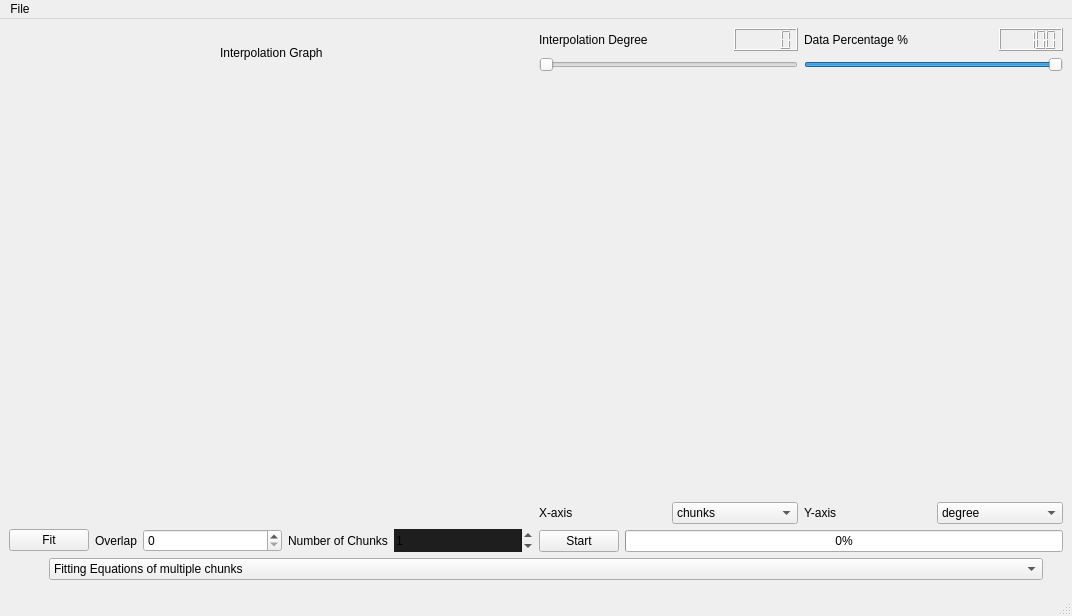
<?xml version="1.0" encoding="UTF-8"?>
<ui version="4.0">
 <class>Ui</class>
 <widget class="QMainWindow" name="Ui">
  <property name="geometry">
   <rect>
    <x>0</x>
    <y>0</y>
    <width>1072</width>
    <height>616</height>
   </rect>
  </property>
  <property name="windowTitle">
   <string>MainWindow</string>
  </property>
  <property name="styleSheet">
   <string notr="true">QWidget#frmLogin,QWidget#frmPopup,QWidget#frmHostInfo,QWidget#frmLogout,QWidget#frmConfig,QWidget#frmData,QWidget#frmDefence,QWidget#frmHost,QWidget#frmMain,QWidget#frmPwd,QWidget#frmSelect,QWidget#frmMessageBox{
	border:1px solid #1B89CA;
	border-radius:0px;	
}

.QFrame{
	border:1px solid #5CACEE;
	border-radius:5px;
}

QWidget#widget_title{
	background: qlineargradient(spread:pad, x1:0, y1:0, x2:0, y2:1, stop:0 #1B89CA, stop:1 #1077B5);
}


QProgressBar:horizontal {
    border: 1px solid #3A3939;
    text-align: center;




    padding: 1px;
    background: #201F1F;
}
QProgressBar::chunk:horizontal {
    background-color: qlineargradient(spread:reflect, x1:1, y1:0.545, x2:1, y2:0, stop:0 rgba(28, 66, 111, 255), stop:1 rgba(37, 87, 146, 255));
}

QToolTip
{
    border: 1px solid #3A3939;
    background-color: rgb(90, 102, 117);;
    color: white;
    padding: 1px;
    opacity: 200;
}

QWidget
{
    color: silver;
    background-color: #302F2F;
    selection-background-color:#3d8ec9;
    selection-color: black;
    background-clip: border;
    border-image: none;
    outline: 0;
}

QWidget:item:hover
{
    background-color: #78879b;
    color: black;
}

QWidget:item:selected
{
    background-color: #3d8ec9;
}

QCheckBox
{
    spacing: 5px;
    outline: none;
    color: #bbb;
    margin-bottom: 2px;
}

QCheckBox:disabled
{
    color: #777777;
}
QCheckBox::indicator,
QGroupBox::indicator
{
    width: 18px;
    height: 18px;
}
QGroupBox::indicator
{
    margin-left: 2px;
}

QCheckBox::indicator:unchecked,
QCheckBox::indicator:unchecked:hover,
QGroupBox::indicator:unchecked,
QGroupBox::indicator:unchecked:hover
{
    image: url(:/dark_blue/img/checkbox_unchecked.png);
}

QCheckBox::indicator:unchecked:focus,
QCheckBox::indicator:unchecked:pressed,
QGroupBox::indicator:unchecked:focus,
QGroupBox::indicator:unchecked:pressed
{
  border: none;
    image: url(:/dark_blue/img/checkbox_unchecked_focus.png);
}

QCheckBox::indicator:checked,
QCheckBox::indicator:checked:hover,
QGroupBox::indicator:checked,
QGroupBox::indicator:checked:hover
{
    image: url(:/dark_blue/img/checkbox_checked.png);
}

QCheckBox::indicator:checked:focus,
QCheckBox::indicator:checked:pressed,
QGroupBox::indicator:checked:focus,
QGroupBox::indicator:checked:pressed
{
  border: none;
    image: url(:/dark_blue/img/checkbox_checked_focus.png);
}

QCheckBox::indicator:indeterminate,
QCheckBox::indicator:indeterminate:hover,
QCheckBox::indicator:indeterminate:pressed
QGroupBox::indicator:indeterminate,
QGroupBox::indicator:indeterminate:hover,
QGroupBox::indicator:indeterminate:pressed
{
    image: url(:/dark_blue/img/checkbox_indeterminate.png);
}

QCheckBox::indicator:indeterminate:focus,
QGroupBox::indicator:indeterminate:focus
{
    image: url(:/dark_blue/img/checkbox_indeterminate_focus.png);
}

QCheckBox::indicator:checked:disabled,
QGroupBox::indicator:checked:disabled
{
    image: url(:/dark_blue/img/checkbox_checked_disabled.png);
}

QCheckBox::indicator:unchecked:disabled,
QGroupBox::indicator:unchecked:disabled
{
    image: url(:/dark_blue/img/checkbox_unchecked_disabled.png);
}

QRadioButton
{
    spacing: 5px;
    outline: none;
    color: #bbb;
    margin-bottom: 2px;
}

QRadioButton:disabled
{
    color: #777777;
}
QRadioButton::indicator
{
    width: 21px;
    height: 21px;
}

QRadioButton::indicator:unchecked,
QRadioButton::indicator:unchecked:hover
{
    image: url(:/dark_blue/img/radio_unchecked.png);
}

QRadioButton::indicator:unchecked:focus,
QRadioButton::indicator:unchecked:pressed
{
  border: none;
  outline: none;
    image: url(:/dark_blue/img/radio_unchecked_focus.png);
}

QRadioButton::indicator:checked,
QRadioButton::indicator:checked:hover
{
  border: none;
  outline: none;
    image: url(:/dark_blue/img/radio_checked.png);
}

QRadioButton::indicator:checked:focus,
QRadioButton::indicato::menu-arrowr:checked:pressed
{
  border: none;
  outline: none;
    image: url(:/dark_blue/img/radio_checked_focus.png);
}

QRadioButton::indicator:indeterminate,
QRadioButton::indicator:indeterminate:hover,
QRadioButton::indicator:indeterminate:pressed
{
        image: url(:/dark_blue/img/radio_indeterminate.png);
}

QRadioButton::indicator:checked:disabled
{
  outline: none;
  image: url(:/dark_blue/img/radio_checked_disabled.png);
}

QRadioButton::indicator:unchecked:disabled
{
    image: url(:/dark_blue/img/radio_unchecked_disabled.png);
}


QMenuBar
{
    background-color: #302F2F;
    color: silver;
}

QMenuBar::item
{
    background: transparent;
}

QMenuBar::item:selected
{
    background: transparent;
    border: 1px solid #3A3939;
}

QMenuBar::item:pressed
{
    border: 1px solid #3A3939;
    background-color: #3d8ec9;
    color: black;
    margin-bottom:-1px;
    padding-bottom:1px;
}

QMenu
{
    border: 1px solid #3A3939;
    color: silver;
    margin: 1px;
}

QMenu::icon
{
    margin: 1px;
}

QMenu::item
{
    padding: 2px 2px 2px 25px;
    margin-left: 5px;
    border: 1px solid transparent; /* reserve space for selection border */
}

QMenu::item:selected
{
    color: black;
}

QMenu::separator {
    height: 2px;
    background: lightblue;
    margin-left: 10px;
    margin-right: 5px;
}

QMenu::indicator {
    width: 16px;
    height: 16px;
}

/* non-exclusive indicator = check box style indicator
   (see QActionGroup::setExclusive) */
QMenu::indicator:non-exclusive:unchecked {
    image: url(:/dark_blue/img/checkbox_unchecked.png);
}

QMenu::indicator:non-exclusive:unchecked:selected {
    image: url(:/dark_blue/img/checkbox_unchecked_disabled.png);
}

QMenu::indicator:non-exclusive:checked {
    image: url(:/dark_blue/img/checkbox_checked.png);
}

QMenu::indicator:non-exclusive:checked:selected {
    image: url(:/dark_blue/img/checkbox_checked_disabled.png);
}

/* exclusive indicator = radio button style indicator (see QActionGroup::setExclusive) */
QMenu::indicator:exclusive:unchecked {
    image: url(:/dark_blue/img/radio_unchecked.png);
}

QMenu::indicator:exclusive:unchecked:selected {
    image: url(:/dark_blue/img/radio_unchecked_disabled.png);
}

QMenu::indicator:exclusive:checked {
    image: url(:/dark_blue/img/radio_checked.png);
}

QMenu::indicator:exclusive:checked:selected {
    image: url(:/dark_blue/img/radio_checked_disabled.png);
}

QMenu::right-arrow {
    margin: 5px;
    image: url(:/dark_blue/img/right_arrow.png)
}


QWidget:disabled
{
    color: #808080;
    background-color: #302F2F;
}

QAbstractItemView
{
    alternate-background-color: #3A3939;
    color: silver;
    border: 1px solid 3A3939;
    border-radius: 2px;
    padding: 1px;
}

QWidget:focus, QMenuBar:focus
{
    border: 1px solid #78879b;
}

QTabWidget:focus, QCheckBox:focus, QRadioButton:focus, QSlider:focus
{
    border: none;
}

QLineEdit
{
    background-color: #201F1F;
    padding: 2px;
    border-style: solid;
    border: 1px solid #3A3939;
    border-radius: 2px;
    color: silver;
}

QGroupBox {
    border:1px solid #3A3939;
    border-radius: 2px;
    margin-top: 20px;
    background-color: #302F2F;
    color: silver;
}

QGroupBox::title {
    subcontrol-origin: margin;
    subcontrol-position: top center;
    padding-left: 10px;
    padding-right: 10px;
    padding-top: 10px;
}

QAbstractScrollArea
{
    border-radius: 2px;
    border: 1px solid #3A3939;
    background-color: transparent;
}

QScrollBar:horizontal
{
    height: 15px;
    margin: 3px 15px 3px 15px;
    border: 1px transparent #2A2929;
    border-radius: 4px;
    background-color: #2A2929;
}

QScrollBar::handle:horizontal
{
    background-color: #605F5F;
    min-width: 5px;
    border-radius: 4px;
}

QScrollBar::add-line:horizontal
{
    margin: 0px 3px 0px 3px;
    border-image: url(:/dark_blue/img/right_arrow_disabled.png);
    width: 10px;
    height: 10px;
    subcontrol-position: right;
    subcontrol-origin: margin;
}

QScrollBar::sub-line:horizontal
{
    margin: 0px 3px 0px 3px;
    border-image: url(:/dark_blue/img/left_arrow_disabled.png);
    height: 10px;
    width: 10px;
    subcontrol-position: left;
    subcontrol-origin: margin;
}

QScrollBar::add-line:horizontal:hover,QScrollBar::add-line:horizontal:on
{
    border-image: url(:/dark_blue/img/right_arrow.png);
    height: 10px;
    width: 10px;
    subcontrol-position: right;
    subcontrol-origin: margin;
}


QScrollBar::sub-line:horizontal:hover, QScrollBar::sub-line:horizontal:on
{
    border-image: url(:/dark_blue/img/left_arrow.png);
    height: 10px;
    width: 10px;
    subcontrol-position: left;
    subcontrol-origin: margin;
}

QScrollBar::up-arrow:horizontal, QScrollBar::down-arrow:horizontal
{
    background: none;
}


QScrollBar::add-page:horizontal, QScrollBar::sub-page:horizontal
{
    background: none;
}

QScrollBar:vertical
{
    background-color: #2A2929;
    width: 15px;
    margin: 15px 3px 15px 3px;
    border: 1px transparent #2A2929;
    border-radius: 4px;
}

QScrollBar::handle:vertical
{
    background-color: #605F5F;
    min-height: 5px;
    border-radius: 4px;
}

QScrollBar::sub-line:vertical
{
    margin: 3px 0px 3px 0px;
    border-image: url(:/dark_blue/img/up_arrow_disabled.png);
    height: 10px;
    width: 10px;
    subcontrol-position: top;
    subcontrol-origin: margin;
}

QScrollBar::add-line:vertical
{
    margin: 3px 0px 3px 0px;
    border-image: url(:/dark_blue/img/down_arrow_disabled.png);
    height: 10px;
    width: 10px;
    subcontrol-position: bottom;
    subcontrol-origin: margin;
}

QScrollBar::sub-line:vertical:hover,QScrollBar::sub-line:vertical:on
{

    border-image: url(:/dark_blue/img/up_arrow.png);
    height: 10px;
    width: 10px;
    subcontrol-position: top;
    subcontrol-origin: margin;
}


QScrollBar::add-line:vertical:hover, QScrollBar::add-line:vertical:on
{
    border-image: url(:/dark_blue/img/down_arrow.png);
    height: 10px;
    width: 10px;
    subcontrol-position: bottom;
    subcontrol-origin: margin;
}

QScrollBar::up-arrow:vertical, QScrollBar::down-arrow:vertical
{
    background: none;
}


QScrollBar::add-page:vertical, QScrollBar::sub-page:vertical
{
    background: none;
}

QTextEdit
{
    background-color: #201F1F;
    color: silver;
    border: 1px solid #3A3939;
}

QPlainTextEdit
{
    background-color: #201F1F;;
    color: silver;
    border-radius: 2px;
    border: 1px solid #3A3939;
}

QHeaderView::section
{
    background-color: #3A3939;
    color: silver;
    padding-left: 4px;
    border: 1px solid #6c6c6c;
}

QSizeGrip {
    image: url(:/dark_blue/img/sizegrip.png);
    width: 12px;
    height: 12px;
}

QMainWindow
{
    background-color: #302F2F;

}

QMainWindow::separator
{
    background-color: #302F2F;
    color: white;
    padding-left: 4px;
    spacing: 2px;
    border: 1px dashed #3A3939;
}

QMainWindow::separator:hover
{

    background-color: #787876;
    color: white;
    padding-left: 4px;
    border: 1px solid #3A3939;
    spacing: 2px;
}


QMenu::separator
{
    height: 1px;
    background-color: #3A3939;
    color: white;
    padding-left: 4px;
    margin-left: 10px;
    margin-right: 5px;
}


QFrame
{
    border-radius: 2px;
    border: 1px solid #444;
}

QFrame[frameShape=&quot;0&quot;]
{
    border-radius: 2px;
    border: 1px transparent #444;
}

QStackedWidget
{
    background-color: #302F2F;
    border: 1px transparent black;
}

QToolBar {
    border: 1px transparent #393838;
    background: 1px solid #302F2F;
    font-weight: bold;
}

QToolBar::handle:horizontal {
    image: url(:/dark_blue/img/Hmovetoolbar.png);
}
QToolBar::handle:vertical {
    image: url(:/dark_blue/img/Vmovetoolbar.png);
}
QToolBar::separator:horizontal {
    image: url(:/dark_blue/img/Hsepartoolbar.png);
}
QToolBar::separator:vertical {
    image: url(:/dark_blue/img/Vsepartoolbars.png);
}

QPushButton
{
    color: silver;
    background-color: #302F2F;
    border-width: 2px;
    border-color: #4A4949;
    border-style: solid;
    padding-top: 2px;
    padding-bottom: 2px;
    padding-left: 10px;
    padding-right: 10px;
    border-radius: 4px;
    /* outline: none; */
    /* min-width: 40px; */
}

QPushButton:disabled
{
    background-color: #302F2F;
    border-width: 2px;
    border-color: #3A3939;
    border-style: solid;
    padding-top: 2px;
    padding-bottom: 2px;
    padding-left: 10px;
    padding-right: 10px;
    /*border-radius: 2px;*/
    color: #808080;
}

QPushButton:focus {
    background-color: #3d8ec9;
    color: white;
}

QComboBox
{
    selection-background-color: #3d8ec9;
    background-color: #201F1F;
    border-style: solid;
    border: 1px solid #3A3939;
    border-radius: 2px;
    padding: 2px;
    min-width: 75px;
}

QPushButton:checked{
    background-color: #4A4949;
    border-color: #6A6969;
}

QPushButton:hover {
    border: 2px solid #78879b;
    color: silver;
}






QLabel
{
    border: 0px solid black;
}

QTabWidget{
    border: 1px transparent black;
}

QTabWidget::pane {
    border: 1px solid #444;
    border-radius: 3px;
    padding: 3px;
}

QTabBar
{
    qproperty-drawBase: 0;
    left: 5px; /* move to the right by 5px */
}

QTabBar:focus
{
    border: 0px transparent black;
}

QTabBar::close-button  {
    image: url(:/dark_blue/img/close.png);
    background: transparent;
}

QTabBar::close-button:hover
{
    image: url(:/dark_blue/img/close-hover.png);
    background: transparent;
}

QTabBar::close-button:pressed {
    image: url(:/dark_blue/img/close-pressed.png);
    background: transparent;
}

/* TOP TABS */
QTabBar::tab:top {
    color: #b1b1b1;
    border: 1px solid #4A4949;
    border-bottom: 1px transparent black;
    background-color: #302F2F;
    padding: 5px;
    border-top-left-radius: 2px;
    border-top-right-radius: 2px;
}

QTabBar::tab:top:!selected
{
    color: #b1b1b1;
    background-color: #201F1F;
    border: 1px transparent #4A4949;
    border-bottom: 1px transparent #4A4949;
    border-top-left-radius: 0px;
    border-top-right-radius: 0px;
}

QTabBar::tab:top:!selected:hover {
    background-color: #48576b;
}

/* BOTTOM TABS */
QTabBar::tab:bottom {
    color: #b1b1b1;
    border: 1px solid #4A4949;
    border-top: 1px transparent black;
    background-color: #302F2F;
    padding: 5px;
    border-bottom-left-radius: 2px;
    border-bottom-right-radius: 2px;
}

QTabBar::tab:bottom:!selected
{
    color: #b1b1b1;
    background-color: #201F1F;
    border: 1px transparent #4A4949;
    border-top: 1px transparent #4A4949;
    border-bottom-left-radius: 0px;
    border-bottom-right-radius: 0px;
}

QTabBar::tab:bottom:!selected:hover {
    background-color: #78879b;
}

/* LEFT TABS */
QTabBar::tab:left {
    color: #b1b1b1;
    border: 1px solid #4A4949;
    border-left: 1px transparent black;
    background-color: #302F2F;
    padding: 5px;
    border-top-right-radius: 2px;
    border-bottom-right-radius: 2px;
}

QTabBar::tab:left:!selected
{
    color: #b1b1b1;
    background-color: #201F1F;
    border: 1px transparent #4A4949;
    border-right: 1px transparent #4A4949;
    border-top-right-radius: 0px;
    border-bottom-right-radius: 0px;
}

QTabBar::tab:left:!selected:hover {
    background-color: #48576b;
}


/* RIGHT TABS */
QTabBar::tab:right {
    color: #b1b1b1;
    border: 1px solid #4A4949;
    border-right: 1px transparent black;
    background-color: #302F2F;
    padding: 5px;
    border-top-left-radius: 2px;
    border-bottom-left-radius: 2px;
}

QTabBar::tab:right:!selected
{
    color: #b1b1b1;
    background-color: #201F1F;
    border: 1px transparent #4A4949;
    border-right: 1px transparent #4A4949;
    border-top-left-radius: 0px;
    border-bottom-left-radius: 0px;
}

QTabBar::tab:right:!selected:hover {
    background-color: #48576b;
}

QTabBar QToolButton::right-arrow:enabled {
     image: url(:/dark_blue/img/right_arrow.png);
 }

 QTabBar QToolButton::left-arrow:enabled {
     image: url(:/dark_blue/img/left_arrow.png);
 }

QTabBar QToolButton::right-arrow:disabled {
     image: url(:/dark_blue/img/right_arrow_disabled.png);
 }

 QTabBar QToolButton::left-arrow:disabled {
     image: url(:/dark_blue/img/left_arrow_disabled.png);
 }


QDockWidget {
    border: 1px solid #403F3F;
    titlebar-close-icon: url(:/dark_blue/img/close.png);
    titlebar-normal-icon: url(:/dark_blue/img/undock.png);
}

QDockWidget::close-button, QDockWidget::float-button {
    border: 1px solid transparent;
    border-radius: 2px;
    background: transparent;
}

QDockWidget::close-button:hover, QDockWidget::float-button:hover {
    background: rgba(255, 255, 255, 10);
}

QDockWidget::close-button:pressed, QDockWidget::float-button:pressed {
    padding: 1px -1px -1px 1px;
    background: rgba(255, 255, 255, 10);
}

QTreeView, QListView, QTextBrowser, AtLineEdit, AtLineEdit::hover {
    border: 1px solid #444;
    background-color: silver;
    border-radius: 3px;
    margin-left: 3px;
    color: black;
}

QTreeView:branch:selected, QTreeView:branch:hover {
    background: url(:/dark_blue/img/transparent.png);
}

QTreeView::branch:has-siblings:!adjoins-item {
    border-image: url(:/dark_blue/img/transparent.png);
}

QTreeView::branch:has-siblings:adjoins-item {
    border-image: url(:/dark_blue/img/transparent.png);
}

QTreeView::branch:!has-children:!has-siblings:adjoins-item {
    border-image: url(:/dark_blue/img/transparent.png);
}

QTreeView::branch:has-children:!has-siblings:closed,
QTreeView::branch:closed:has-children:has-siblings {
    image: url(:/dark_blue/img/branch_closed.png);
}

QTreeView::branch:open:has-children:!has-siblings,
QTreeView::branch:open:has-children:has-siblings  {
    image: url(:/dark_blue/img/branch_open.png);
}

QTreeView::branch:has-children:!has-siblings:closed:hover,
QTreeView::branch:closed:has-children:has-siblings:hover {
    image: url(:/dark_blue/img/branch_closed-on.png);
    }

QTreeView::branch:open:has-children:!has-siblings:hover,
QTreeView::branch:open:has-children:has-siblings:hover  {
    image: url(:/dark_blue/img/branch_open-on.png);
    }

QListView::item:!selected:hover, QListView::item:!selected:hover, QTreeView::item:!selected:hover  {
    background: rgba(0, 0, 0, 0);
    outline: 0;
    color: #FFFFFF
}

QListView::item:selected:hover, QListView::item:selected:hover, QTreeView::item:selected:hover  {
    background: #3d8ec9;
    color: #FFFFFF;
}

QSlider::groove:horizontal {
    border: 1px solid #3A3939;
    height: 8px;
    background: #201F1F;
    margin: 2px 0;
    border-radius: 2px;
}

QSlider::handle:horizontal {
    background: QLinearGradient( x1: 0, y1: 0, x2: 0, y2: 1,
      stop: 0.0 silver, stop: 0.2 #a8a8a8, stop: 1 #727272);
    border: 1px solid #3A3939;
    width: 14px;
    height: 14px;
    margin: -4px 0;
    border-radius: 2px;
}

QSlider::groove:vertical {
    border: 1px solid #3A3939;
    width: 8px;
    background: #201F1F;
    margin: 0 0px;
    border-radius: 2px;
}

QSlider::handle:vertical {
    background: QLinearGradient( x1: 0, y1: 0, x2: 0, y2: 1, stop: 0.0 blue,
    stop: 0.2 #a8a8a8, stop: 1 #727272);
    border: 1px solid #3A3939;
    width: 14px;
    height: 14px;
    margin: 0 -4px;
    border-radius: 2px;
}

QToolButton {
    /*  background-color: transparent; */
    border: 2px transparent #4A4949;
    border-radius: 4px;
    background-color: dimgray;
    margin: 2px;
    padding: 2px;
}

QToolButton[popupMode=&quot;1&quot;] { /* only for MenuButtonPopup */
 padding-right: 20px; /* make way for the popup button */
 border: 2px transparent #4A4949;
 border-radius: 4px;
}

QToolButton[popupMode=&quot;2&quot;] { /* only for InstantPopup */
 padding-right: 10px; /* make way for the popup button */
 border: 2px transparent #4A4949;
}


QToolButton:hover, QToolButton::menu-button:hover {
    border: 2px solid #78879b;
}

QToolButton:checked, QToolButton:pressed,
    QToolButton::menu-button:pressed {
    background-color: #4A4949;
    border: 2px solid #78879b;
}

/* the subcontrol below is used only in the InstantPopup or DelayedPopup mode */
QToolButton::menu-indicator {
    image: url(:/dark_blue/img/down_arrow.png);
    top: -7px; left: -2px; /* shift it a bit */
}

/* the subcontrols below are used only in the MenuButtonPopup mode */
QToolButton::menu-button {
    border: 1px transparent #4A4949;
    border-top-right-radius: 6px;
    border-bottom-right-radius: 6px;
    /* 16px width + 4px for border = 20px allocated above */
    width: 16px;
    outline: none;
}

QToolButton::menu-arrow {
    image: url(:/dark_blue/img/down_arrow.png);
}

QToolButton::menu-arrow:open {
    top: 1px; left: 1px; /* shift it a bit */
    border: 1px solid #3A3939;
}

QPushButton::menu-indicator  {
    subcontrol-origin: padding;
    subcontrol-position: bottom right;
    left: 4px;
}

QTableView
{
    border: 1px solid #444;
    gridline-color: #6c6c6c;
    background-color: #201F1F;
}


QTableView, QHeaderView
{
    border-radius: 0px;
}

QTableView::item:pressed, QListView::item:pressed, QTreeView::item:pressed  {
    background: #78879b;
    color: #FFFFFF;
}

QTableView::item:selected:active, QTreeView::item:selected:active, QListView::item:selected:active  {
    background: #3d8ec9;
    color: #FFFFFF;
}


QHeaderView
{
    border: 1px transparent;
    border-radius: 2px;
    margin: 0px;
    padding: 0px;
}

QHeaderView::section  {
    background-color: #3A3939;
    color: silver;
    padding: 4px;
    border: 1px solid #6c6c6c;
    border-radius: 0px;
    text-align: center;
}

QHeaderView::section::vertical::first, QHeaderView::section::vertical::only-one
{
    border-top: 1px solid #6c6c6c;
}

QHeaderView::section::vertical
{
    border-top: transparent;
}

QHeaderView::section::horizontal::first, QHeaderView::section::horizontal::only-one
{
    border-left: 1px solid #6c6c6c;
}

QHeaderView::section::horizontal
{
    border-left: transparent;
}


QHeaderView::section:checked
 {
    color: white;
    background-color: #5A5959;
 }

 /* style the sort indicator */
QHeaderView::down-arrow {
    image: url(:/dark_blue/img/down_arrow.png);
}

QHeaderView::up-arrow {
    image: url(:/dark_blue/img/up_arrow.png);
}


QTableCornerButton::section {
    background-color: #3A3939;
    border: 1px solid #3A3939;
    border-radius: 2px;
}

QToolBox  {
    padding: 3px;
    border: 1px transparent black;
}

QToolBox::tab {
    color: #b1b1b1;
    background-color: #302F2F;
    border: 1px solid #4A4949;
    border-bottom: 1px transparent #302F2F;
    border-top-left-radius: 5px;
    border-top-right-radius: 5px;
}

 QToolBox::tab:selected { /* italicize selected tabs */
    font: italic;
    background-color: #302F2F;
    border-color: #3d8ec9;
 }

QStatusBar::item {
    border: 1px solid #3A3939;
    border-radius: 2px;
 }


QFrame[height=&quot;3&quot;], QFrame[width=&quot;3&quot;] {
    background-color: #AAA;
}


QSplitter::handle {
    border: 1px dashed #3A3939;
}

QSplitter::handle:hover {
    background-color: #787876;
    border: 1px solid #3A3939;
}

QSplitter::handle:horizontal {
    width: 1px;
}

QSplitter::handle:vertical {
    height: 1px;
}

QListWidget {
    background-color: silver;
    border-radius: 5px;
    margin-left: 5px;
}

QListWidget::item {
    color: black;
}

QMessageBox {
    messagebox-critical-icon	: url(:/dark_blue/img/critical.png);
    messagebox-information-icon	: url(:/dark_blue/img/information.png);
    messagebox-question-icon	: url(:/dark_blue/img/question.png);
    messagebox-warning-icon:    : url(:/dark_blue/img/warning.png);
}

ColorButton::enabled {
    border-radius: 0px;
    border: 1px solid #444444;
}

ColorButton::disabled {
    border-radius: 0px;
    border: 1px solid #AAAAAA;
}</string>
  </property>
  <property name="documentMode">
   <bool>false</bool>
  </property>
  <widget class="QWidget" name="centralwidget">
   <layout class="QGridLayout" name="gridLayout_4">
    <item row="0" column="0">
     <layout class="QGridLayout" name="gridLayout_3">
      <item row="1" column="0">
       <layout class="QHBoxLayout" name="horizontalLayout_8">
        <property name="bottomMargin">
         <number>5</number>
        </property>
        <item>
         <spacer name="horizontalSpacer_3">
          <property name="orientation">
           <enum>Qt::Horizontal</enum>
          </property>
          <property name="sizeType">
           <enum>QSizePolicy::Fixed</enum>
          </property>
          <property name="sizeHint" stdset="0">
           <size>
            <width>40</width>
            <height>20</height>
           </size>
          </property>
         </spacer>
        </item>
        <item>
         <widget class="QComboBox" name="equation_comboBox">
          <item>
           <property name="text">
            <string>Fitting Equations of multiple chunks</string>
           </property>
          </item>
         </widget>
        </item>
        <item>
         <spacer name="horizontalSpacer_4">
          <property name="orientation">
           <enum>Qt::Horizontal</enum>
          </property>
          <property name="sizeType">
           <enum>QSizePolicy::Fixed</enum>
          </property>
          <property name="sizeHint" stdset="0">
           <size>
            <width>20</width>
            <height>20</height>
           </size>
          </property>
         </spacer>
        </item>
       </layout>
      </item>
      <item row="0" column="0">
       <layout class="QGridLayout" name="gridLayout_2">
        <item row="0" column="0">
         <layout class="QGridLayout" name="gridLayout">
          <item row="2" column="0">
           <layout class="QHBoxLayout" name="horizontalLayout_5">
            <item>
             <widget class="QPushButton" name="display">
              <property name="text">
               <string>Fit</string>
              </property>
             </widget>
            </item>
            <item>
             <widget class="QLabel" name="label_6">
              <property name="text">
               <string>Overlap</string>
              </property>
             </widget>
            </item>
            <item>
             <widget class="QSpinBox" name="overlap_box">
              <property name="sizePolicy">
               <sizepolicy hsizetype="Expanding" vsizetype="Fixed">
                <horstretch>0</horstretch>
                <verstretch>0</verstretch>
               </sizepolicy>
              </property>
              <property name="maximum">
               <number>25</number>
              </property>
             </widget>
            </item>
            <item>
             <widget class="QLabel" name="label_4">
              <property name="text">
               <string>Number of Chunks</string>
              </property>
             </widget>
            </item>
            <item>
             <widget class="QSpinBox" name="chunk_box">
              <property name="sizePolicy">
               <sizepolicy hsizetype="Expanding" vsizetype="Preferred">
                <horstretch>0</horstretch>
                <verstretch>0</verstretch>
               </sizepolicy>
              </property>
              <property name="autoFillBackground">
               <bool>false</bool>
              </property>
              <property name="styleSheet">
               <string notr="true">background-color: rgb(30, 30, 30);</string>
              </property>
              <property name="wrapping">
               <bool>false</bool>
              </property>
              <property name="frame">
               <bool>false</bool>
              </property>
              <property name="buttonSymbols">
               <enum>QAbstractSpinBox::UpDownArrows</enum>
              </property>
              <property name="keyboardTracking">
               <bool>false</bool>
              </property>
              <property name="maximum">
               <number>100</number>
              </property>
              <property name="stepType">
               <enum>QAbstractSpinBox::DefaultStepType</enum>
              </property>
              <property name="value">
               <number>1</number>
              </property>
             </widget>
            </item>
           </layout>
          </item>
          <item row="0" column="0">
           <layout class="QHBoxLayout" name="horizontalLayout_4">
            <property name="spacing">
             <number>7</number>
            </property>
            <item>
             <layout class="QHBoxLayout" name="horizontalLayout_2"/>
            </item>
            <item>
             <spacer name="horizontalSpacer">
              <property name="orientation">
               <enum>Qt::Horizontal</enum>
              </property>
              <property name="sizeHint" stdset="0">
               <size>
                <width>40</width>
                <height>20</height>
               </size>
              </property>
             </spacer>
            </item>
            <item>
             <widget class="QLabel" name="label_2">
              <property name="styleSheet">
               <string notr="true">font: 10pt &quot;MS Shell Dlg 2&quot;;</string>
              </property>
              <property name="text">
               <string>Interpolation Graph</string>
              </property>
             </widget>
            </item>
            <item>
             <spacer name="horizontalSpacer_2">
              <property name="orientation">
               <enum>Qt::Horizontal</enum>
              </property>
              <property name="sizeHint" stdset="0">
               <size>
                <width>40</width>
                <height>20</height>
               </size>
              </property>
             </spacer>
            </item>
            <item>
             <layout class="QHBoxLayout" name="horizontalLayout_3">
              <property name="topMargin">
               <number>49</number>
              </property>
             </layout>
            </item>
           </layout>
          </item>
          <item row="1" column="0">
           <widget class="MplWidget" name="MplWidget" native="true">
            <property name="sizePolicy">
             <sizepolicy hsizetype="Expanding" vsizetype="Expanding">
              <horstretch>0</horstretch>
              <verstretch>0</verstretch>
             </sizepolicy>
            </property>
           </widget>
          </item>
         </layout>
        </item>
        <item row="0" column="1">
         <layout class="QVBoxLayout" name="verticalLayout">
          <item>
           <layout class="QHBoxLayout" name="horizontalLayout">
            <item>
             <widget class="QLabel" name="label_3">
              <property name="text">
               <string>Interpolation Degree</string>
              </property>
             </widget>
            </item>
            <item>
             <widget class="QLCDNumber" name="lcdNumber_2">
              <property name="sizePolicy">
               <sizepolicy hsizetype="Fixed" vsizetype="Minimum">
                <horstretch>0</horstretch>
                <verstretch>0</verstretch>
               </sizepolicy>
              </property>
             </widget>
            </item>
            <item>
             <widget class="QLabel" name="label_5">
              <property name="text">
               <string>Data Percentage %</string>
              </property>
             </widget>
            </item>
            <item>
             <widget class="QLCDNumber" name="lcdNumber">
              <property name="sizePolicy">
               <sizepolicy hsizetype="Fixed" vsizetype="Fixed">
                <horstretch>0</horstretch>
                <verstretch>0</verstretch>
               </sizepolicy>
              </property>
              <property name="intValue" stdset="0">
               <number>100</number>
              </property>
             </widget>
            </item>
           </layout>
          </item>
          <item>
           <layout class="QHBoxLayout" name="horizontalLayout_9">
            <item>
             <widget class="QSlider" name="degree_slider">
              <property name="maximum">
               <number>17</number>
              </property>
              <property name="orientation">
               <enum>Qt::Horizontal</enum>
              </property>
             </widget>
            </item>
            <item>
             <widget class="QSlider" name="dataPer_slider">
              <property name="enabled">
               <bool>true</bool>
              </property>
              <property name="maximum">
               <number>100</number>
              </property>
              <property name="value">
               <number>100</number>
              </property>
              <property name="sliderPosition">
               <number>100</number>
              </property>
              <property name="orientation">
               <enum>Qt::Horizontal</enum>
              </property>
             </widget>
            </item>
           </layout>
          </item>
          <item>
           <widget class="MplWidget" name="MplWidget2" native="true">
            <property name="sizePolicy">
             <sizepolicy hsizetype="Expanding" vsizetype="Expanding">
              <horstretch>0</horstretch>
              <verstretch>0</verstretch>
             </sizepolicy>
            </property>
           </widget>
          </item>
          <item>
           <layout class="QHBoxLayout" name="horizontalLayout_7">
            <item>
             <widget class="QLabel" name="label">
              <property name="text">
               <string>X-axis</string>
              </property>
             </widget>
            </item>
            <item>
             <widget class="QComboBox" name="X_axis_box">
              <item>
               <property name="text">
                <string>chunks</string>
               </property>
              </item>
              <item>
               <property name="text">
                <string>degree</string>
               </property>
              </item>
              <item>
               <property name="text">
                <string>overlap</string>
               </property>
              </item>
             </widget>
            </item>
            <item>
             <widget class="QLabel" name="label_7">
              <property name="text">
               <string>Y-axis</string>
              </property>
             </widget>
            </item>
            <item>
             <widget class="QComboBox" name="Y_axis_box">
              <property name="currentIndex">
               <number>0</number>
              </property>
              <item>
               <property name="text">
                <string>degree</string>
               </property>
              </item>
              <item>
               <property name="text">
                <string>chunks</string>
               </property>
              </item>
              <item>
               <property name="text">
                <string>overlap</string>
               </property>
              </item>
             </widget>
            </item>
           </layout>
          </item>
          <item>
           <layout class="QHBoxLayout" name="horizontalLayout_6">
            <item>
             <widget class="QPushButton" name="errorMap">
              <property name="sizePolicy">
               <sizepolicy hsizetype="Preferred" vsizetype="Fixed">
                <horstretch>0</horstretch>
                <verstretch>0</verstretch>
               </sizepolicy>
              </property>
              <property name="text">
               <string>Start</string>
              </property>
             </widget>
            </item>
            <item>
             <widget class="QProgressBar" name="progressBar">
              <property name="sizePolicy">
               <sizepolicy hsizetype="Expanding" vsizetype="Fixed">
                <horstretch>0</horstretch>
                <verstretch>0</verstretch>
               </sizepolicy>
              </property>
              <property name="value">
               <number>0</number>
              </property>
             </widget>
            </item>
           </layout>
          </item>
         </layout>
        </item>
       </layout>
      </item>
     </layout>
    </item>
   </layout>
  </widget>
  <widget class="QMenuBar" name="menubar">
   <property name="geometry">
    <rect>
     <x>0</x>
     <y>0</y>
     <width>1072</width>
     <height>21</height>
    </rect>
   </property>
   <widget class="QMenu" name="menufile">
    <property name="title">
     <string>File</string>
    </property>
    <addaction name="actionOpen"/>
   </widget>
   <addaction name="menufile"/>
  </widget>
  <widget class="QStatusBar" name="statusbar"/>
  <action name="actionOpen">
   <property name="text">
    <string>Open</string>
   </property>
  </action>
 </widget>
 <customwidgets>
  <customwidget>
   <class>MplWidget</class>
   <extends>QWidget</extends>
   <header location="global">mplwidget.h</header>
   <container>1</container>
  </customwidget>
 </customwidgets>
 <resources/>
 <connections>
  <connection>
   <sender>degree_slider</sender>
   <signal>valueChanged(int)</signal>
   <receiver>lcdNumber_2</receiver>
   <slot>display(int)</slot>
   <hints>
    <hint type="sourcelabel">
     <x>743</x>
     <y>81</y>
    </hint>
    <hint type="destinationlabel">
     <x>737</x>
     <y>59</y>
    </hint>
   </hints>
  </connection>
  <connection>
   <sender>dataPer_slider</sender>
   <signal>valueChanged(int)</signal>
   <receiver>lcdNumber</receiver>
   <slot>display(int)</slot>
   <hints>
    <hint type="sourcelabel">
     <x>874</x>
     <y>74</y>
    </hint>
    <hint type="destinationlabel">
     <x>1022</x>
     <y>57</y>
    </hint>
   </hints>
  </connection>
 </connections>
</ui>
